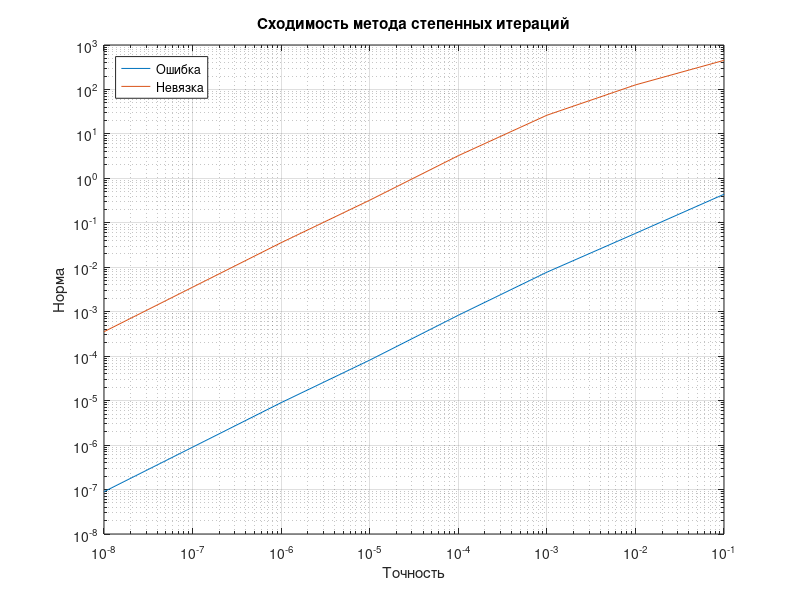
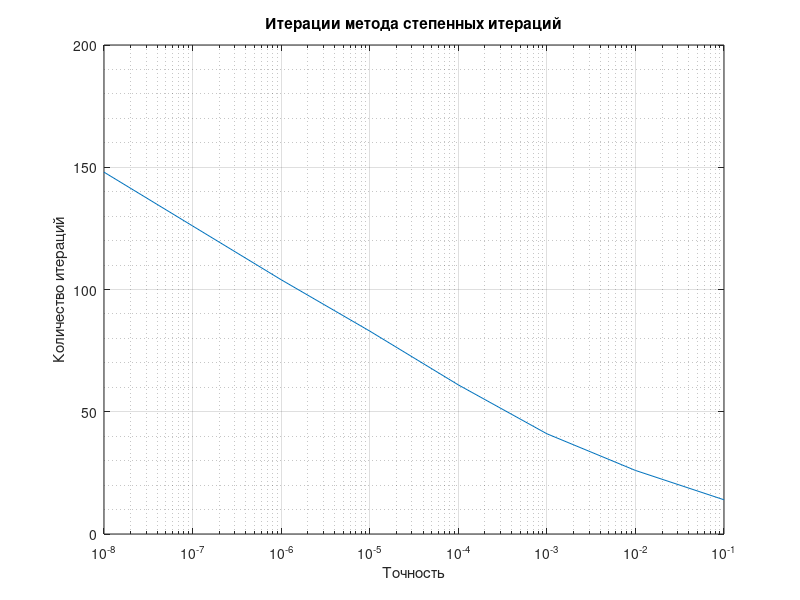

Recreate these plots in MATLAB, in order.
clear; clc;
n = 11;

% Построение симметричной матрицы
E = eye(n);
w = rand(n, 1); 
lam = linspace(200, 1, n)';
lammax = max(lam);
D = diag(lam);

C = triu(rand(n));  % Верхняя треугольная матрица
C(1:n+1:end) = 0;    % Обнуляем диагональ
W = C + D;

Q = E - 2 * (w * w') / (norm(w)^2);  % Ортогональная матрица Хаусхолдера
A = Q' * W * Q;  % Симметричная матрица

% Метод степенных итераций
normir = zeros(1, 8);  % ошибка по λ
nev = zeros(1, 8);     % невязка
e = zeros(1, 8);       % точности
iter = zeros(1, 8);    % итерации

for k = 1:8
    x_prev = ones(n, 1); 
    x_prev = x_prev / norm(x_prev);
    lam_prev = 1;
    eps = 0.1^k;
    it = 0;

    while true
        x_next = A * x_prev;
        lam_next = (x_next' * x_prev) / (x_prev' * x_prev);
        
        if abs(lam_next - lam_prev) < eps
            break;
        end

        x_next = x_next / norm(x_next);  % Евклидова нормировка
        x_prev = x_next;
        lam_prev = lam_next;
        it = it + 1;
    end

    normir(k) = abs(lam_next - lammax);  % Ошибка по собственному значению
    nev(k) = norm(A * x_next - x_next * lam_next);  % Невязка
    e(k) = eps;
    iter(k) = it;
end

disp("Последняя собственная невязка:");
disp(nev(end));
disp("Последняя ошибка в собственном значении:");
disp(normir(end));

% Графики
figure('Name', 'Норма фактической ошибки и норма невязки от точности');
loglog(e, normir); hold on;
loglog(e, nev);
legend('Ошибка', 'Невязка', 'Location', 'northwest');
xlabel('Точность');
ylabel('Норма');
grid on; grid minor;
title('Сходимость метода степенных итераций');
hold off;

figure('Name', 'Число итераций от точности');
semilogx(e, iter);
xlabel('Точность');
ylabel('Количество итераций');
grid on; grid minor;
title('Итерации метода степенных итераций');
